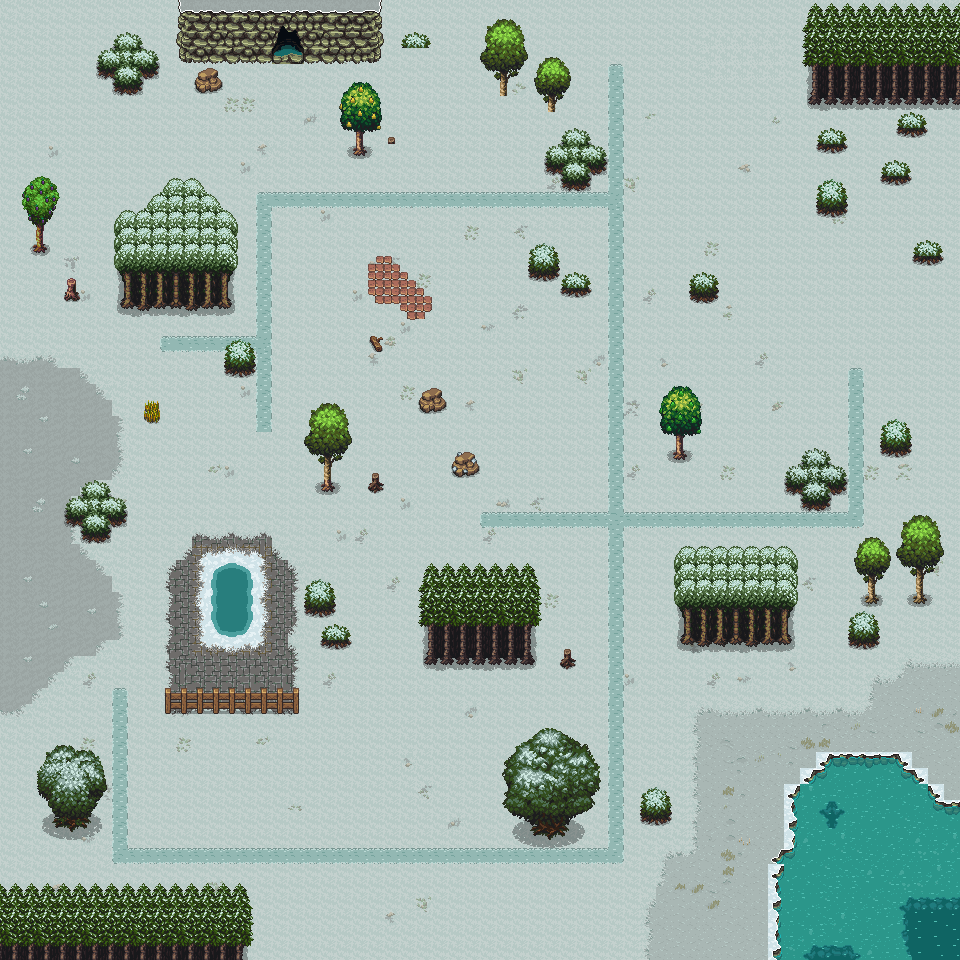

A level layout from a 2D game, rendered from its tile map. Below: a short description, then the map file with tile-grid data replaced by summaries:
An orthogonal 60x60 tile map with 16x16 px tiles, 9 tile layers (Ground, Beach, Paths, Water, ...), 3 tilesets and 22 objects (11x Clay, 2x Stone, Iron, Wood, Straw, ...).

<map version="1.10" tiledversion="1.10.2" orientation="orthogonal" renderorder="right-down" width="60" height="60" tilewidth="16" tileheight="16" infinite="0" nextlayerid="15" nextobjectid="37">
 <tileset firstgid="1" source="CL_MainLev_winter.tsx" />
 <tileset firstgid="3969" source="CL_Crops_Mining.tsx" />
 <tileset firstgid="5579" source="CL_Crafting.tsx" />
 <layer id="1" name="Ground" width="60" height="60">
  <data>[3600 cells, 3600 non-empty, 63 distinct tile ids]</data>
 </layer>
 <layer id="7" name="Beach" width="60" height="60">
  <data>[3600 cells, 306 non-empty, 42 distinct tile ids]</data>
 </layer>
 <layer id="6" name="Paths" width="60" height="60">
  <data>[3600 cells, 267 non-empty, 68 distinct tile ids]</data>
 </layer>
 <layer id="8" name="Water" width="60" height="60">
  <data>[3600 cells, 157 non-empty, 61 distinct tile ids]</data>
 </layer>
 <layer id="9" name="Cliffs" width="60" height="60">
  <data>[3600 cells, 52 non-empty, 30 distinct tile ids]</data>
 </layer>
 <layer id="10" name="Fences" width="60" height="60">
  <data>[3600 cells, 18 non-empty, 6 distinct tile ids]</data>
 </layer>
 <layer id="2" name="ResourceGraphics" width="60" height="60">
  <data>[3600 cells, 26 non-empty, 16 distinct tile ids]</data>
 </layer>
 <layer id="13" name="TreeBases" width="60" height="60">
  <data>[3600 cells, 136 non-empty, 74 distinct tile ids]</data>
 </layer>
 <layer id="4" name="TreesFG" class="Foreground" width="60" height="60">
  <data>[3600 cells, 548 non-empty, 237 distinct tile ids]</data>
 </layer>
 <objectgroup id="3" name="Resources">
  <object id="1" type="Iron" x="448" y="448" width="32" height="32" visible="0" />
  <object id="2" type="Wood" x="368" y="336" width="16" height="16" visible="0" />
  <object id="6" type="Stone" x="192" y="64" width="32" height="32" />
  <object id="7" type="Straw" x="144" y="400" width="16" height="24" />
  <object id="17" type="Water" x="224" y="576" width="16" height="48" />
  <object id="20" type="Stone" x="416" y="384" width="32" height="32" />
  <object id="26" type="Clay" x="368" y="256" width="16" height="16" />
  <object id="27" type="Clay" x="384" y="256" width="16" height="16" />
  <object id="28" type="Clay" x="368" y="272" width="16" height="16" />
  <object id="29" type="Clay" x="384" y="272" width="16" height="16" />
  <object id="30" type="Clay" x="400" y="272" width="16" height="16" />
  <object id="31" type="Clay" x="368" y="288" width="16" height="16" />
  <object id="32" type="Clay" x="384" y="288" width="16" height="16" />
  <object id="33" type="Clay" x="400" y="288" width="16" height="16" />
  <object id="34" type="Clay" x="416" y="288" width="16" height="16" />
  <object id="35" type="Clay" x="400" y="304" width="16" height="16" />
  <object id="36" type="Clay" x="416" y="304" width="16" height="16" />
 </objectgroup>
 <objectgroup id="11" name="Spawnpoints">
  <object id="10" type="Player" x="272" y="320" width="32" height="32" />
 </objectgroup>
 <objectgroup id="12" name="CollisionBoxes">
  <object id="13" x="224" y="352" width="32" height="16" />
  <object id="14" x="120" y="208" width="110" height="90" />
  <object id="15" x="160" y="176" width="48" height="32" />
 </objectgroup>
 <objectgroup id="14" name="Farmable">
  <object id="19" x="272" y="368" width="96" height="32" />
 </objectgroup>
</map>
